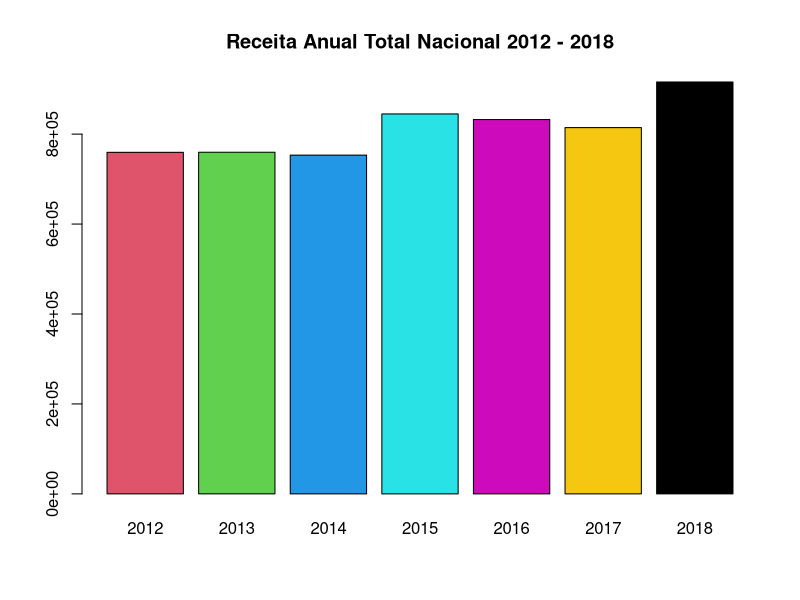
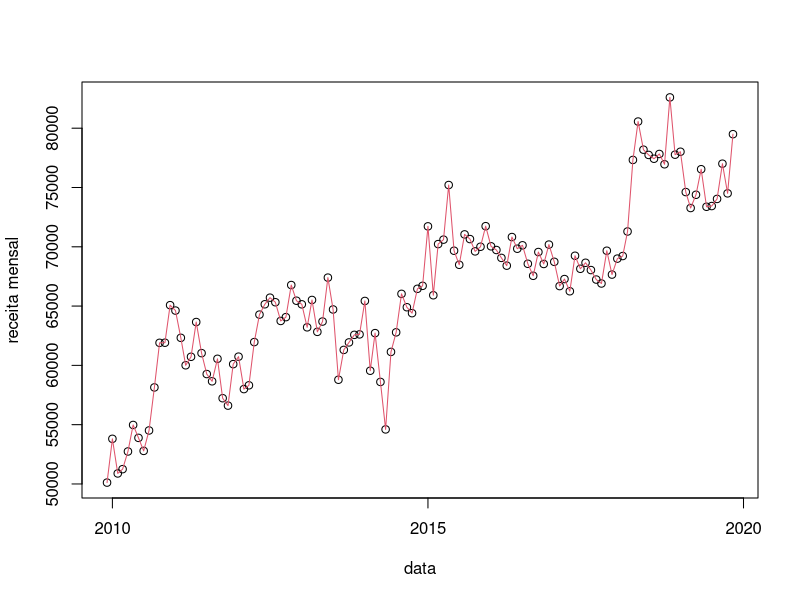
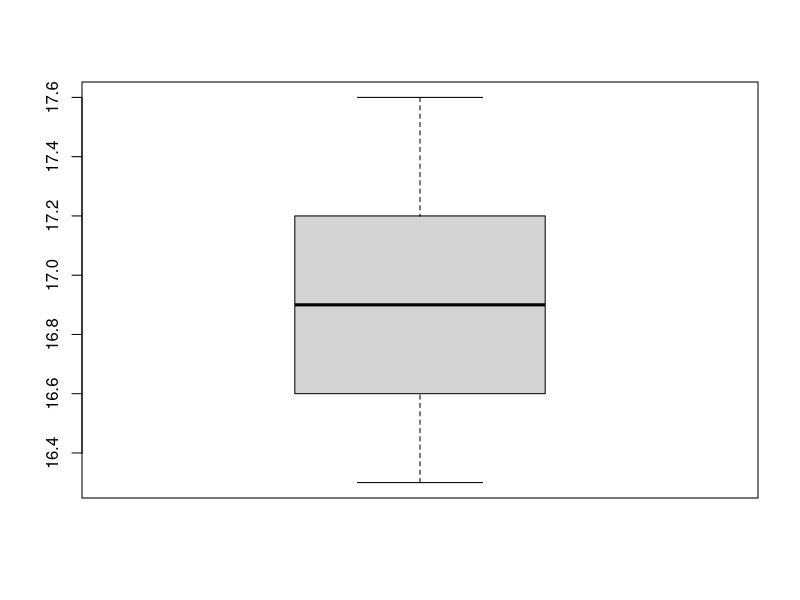

Source code (R) for these figures, in order:
# Parte 1.1:
# Exercício 1: higienizando o dataset;
# carregando as libraries;
library(dplyr)
library(ggplot2)
library(lubridate)
library(stringr)

# carregando o arquivo original no objeto "dadosInt";
dadosInt <- read.csv("processo_seletivo.csv", sep=";", stringsAsFactors = FALSE)

# nomenando colunas 1 e 2 como "UF" e "data", respectivamente;
names(dadosInt) [1] <- paste("UF")
names(dadosInt) [2] <- paste("data")

# substituindo valores na coluna "data" para formato adequado;
dadosInt$data <- str_replace_all(dadosInt$data, c("December " = "01/12/", 
                                                   "November " = "01/11/", 
                                                   "October " = "01/10/", 
                                                   "September " = "01/09/", 
                                                   "August " = "01/08/", 
                                                   "July " = "01/07/", 
                                                   "June " = "01/06/", 
                                                   "May " = "01/05/", 
                                                   "April " = "01/04/", 
                                                   "March " = "01/03/", 
                                                   "February " = "01/02/", 
                                                   "January " = "01/01/"))

# alterando coluna "data" fique no formato YYYY/MM/DD;
dadosInt$data <- as.Date(dadosInt$data, "%d/%m/%Y")

# transformando o tipo da coluna "UF" para "factor";
dadosInt$UF <- as.factor(dadosInt$UF)

# transformando o tipo das colunas "preco"e "qtidade" para "numeric";
dadosInt$preco <- str_replace(dadosInt$preco, ",", ".")
dadosInt$preco <- as.numeric(dadosInt$preco)
dadosInt$qtidade <- str_replace(dadosInt$qtidade, ",", ".")
dadosInt$qtidade <- as.numeric(dadosInt$qtidade)

# imprimindo as 6 primeiras linhas para visualizar o dataset;
head(dadosInt)

# Exercício 2: 
# a) preço médio mensal nacional;
mediaMensalNacional <- aggregate(dadosInt$preco, by=list(data=dadosInt$data), FUN=mean)

# renomeando coluna para "preço médio mensal";
names(mediaMensalNacional) [2] <- paste("preço médio mensal")

# b) vendas totais mensais nacionais;
vendaTotalMensalNacional <- aggregate(dadosInt$qtidade, by=list(data=dadosInt$data), FUN=sum)

# renomeando coluna para "volume de vendas mensal";
names(vendaTotalMensalNacional) [2] <- paste("volume de vendas mensal")

# unindo "preço médio mensal" e "volume de vendas mensal" em um data frame;
dadosMensais <- mediaMensalNacional
dadosMensais <- mutate(dadosMensais, vendaTotalMensalNacional$`volume de vendas mensal`)
names(dadosMensais)[3] <- paste("volume de vendas mensal")

# c) receita nacional mensal;
dadosMensais <- mutate(dadosMensais, "receita mensal" = dadosMensais$`preço médio mensal`*dadosMensais$`volume de vendas mensal`)

# conferindo o data frame final;
head(dadosMensais)

# checando diretório atual;
getwd()

#salvando em teste_final.csv;
write.csv(dadosMensais,'dados_mensais_nacionais.csv', row.names = FALSE)

# Parte 1.1:
# Exercício 1: 
# a) gráfico de barras com a receita anual total nacional entre os anos de 2012 a 2018;
# criando data frame com ano/receita total e renomeando colunas;
receitaAnualTotalNacional <- select(dadosMensais, data, 'receita mensal')
names(receitaAnualTotalNacional) [1] <- paste("ano")
names(receitaAnualTotalNacional) [2] <- paste("receita anual total nacional")

# limpando coluna para conter apenas os anos;
receitaAnualTotalNacional$ano <- substr(receitaAnualTotalNacional$ano, 1,4)

# somando receita total nacional por ano;
receitaAnualTotalNacional <- aggregate(receitaAnualTotalNacional$'receita anual total nacional', by=list(ano=receitaAnualTotalNacional$ano), FUN=sum)
names(receitaAnualTotalNacional) [2] <- paste("receita anual total nacional")

# extraindo dados de 2012-2018;
receitaAnualTotalNacional$ano <- as.numeric(receitaAnualTotalNacional$ano)
ratnDozeDezoito <- filter(receitaAnualTotalNacional, ano >=2012 & ano <=2018)

# criando visualização receita anual total nacional 2012-2018;
barplot(ratnDozeDezoito$`receita anual total nacional`, names.arg = ratnDozeDezoito$ano, main ="Receita Anual Total Nacional 2012 - 2018", col=c(2,3,4,5,6,7,1))

# b) gráfico de linhas com todo o histórico mensal da receita nacional;
# criando data frame com receita mensal nacional;
rmtn <- select(dadosMensais, data, 'receita mensal')

# criando visualização;
plot(rmtn)
lines(rmtn, col=2)

# c) visualização de boxplot da quantidade vendida por mês, por estado;
# calculando os quartis;
quantile(dadosInt$qtidade)

# visualizando boxplot -  fica evidente que as quantidades vendiades têm amplitude pequena, sem outliers;
boxplot(dadosInt$qtidade)

